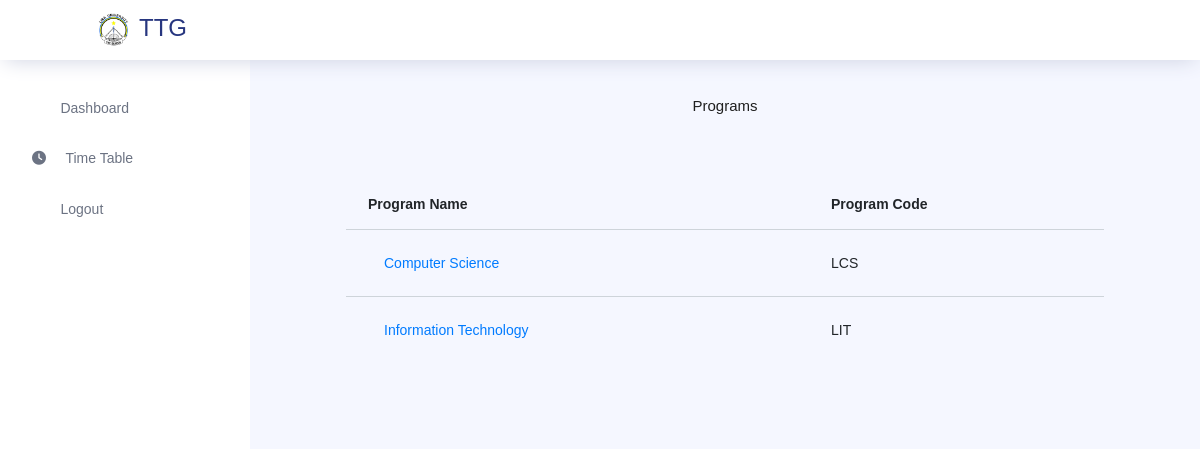
The app's page /staff/programs/ (signed in) with its own data.
### store/models.py (models this page shows, shortened)
class Program(models.Model):
    program_name = models.CharField(max_length=100)
    program_code = models.CharField(max_length=20)
    department = models.ForeignKey(Department, on_delete=models.CASCADE)

### staff_app/views.py (the view)
# urls.py: path('programs/', views.programs, name = 'programs'),
def programs(request):
    staff_id = request.session.get('staff_id')
    programs = Program.objects.all().order_by('program_name')
    if not staff_id:
        messages.error(request, 'Please log in to access the programs.')
        return redirect('staff:login')
    staff = get_object_or_404(Staff, id=staff_id)
    context = {
        'staff': staff,
        'programs':programs
    }
    return render(request, 'staff/programs.html', context)

### templates/staff/programs.html
{% extends 'staff/staff_layout.html'%}
{%block content%}
<h6 class="text-center">Programs</h6>
<div class="content-wrapper">
    <div class="card-body">
        <div class="table-responsive">
            <table class="table table-striped ">
                <thead>
                    <tr>
                        <th>Program Name</th>
                        <th>Program Code</th>
                    </tr>
                </thead>
                <tbody>
                    {% for p in programs %}
                    {% if staff.department == p.department %}
                    <tr>
                        <td><a href="{% url 'staff:course' program=p.pk %}" class="nav-link">{{ p.program_name }}</a></td>
                        <td>{{ p.program_code }}</td>
                    </tr>
                    {% endif %}
                    {% endfor %}
                </tbody>
            </table>
        </div>
    </div>
</div>
{%endblock%}

### records on screen
Program: program_name "Computer Science", program_code "LCS"
Program: program_name "Information Technology", program_code "LIT"
